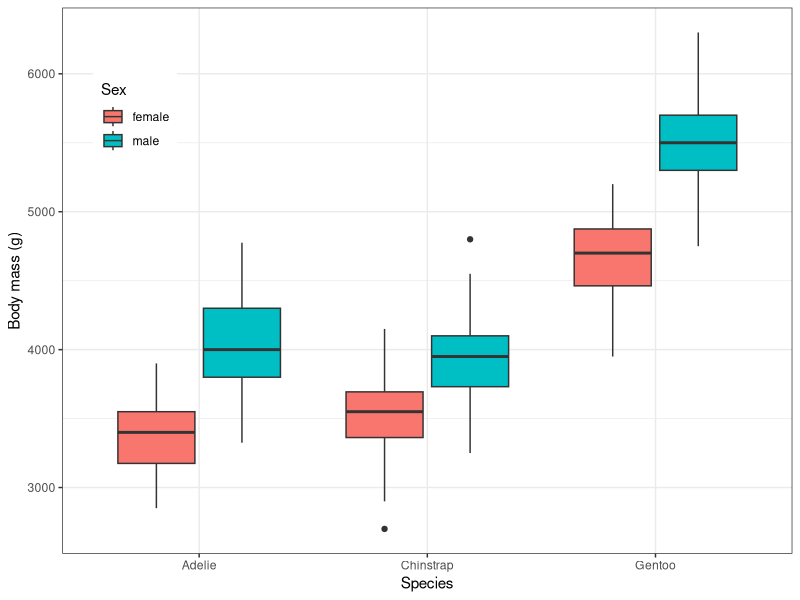
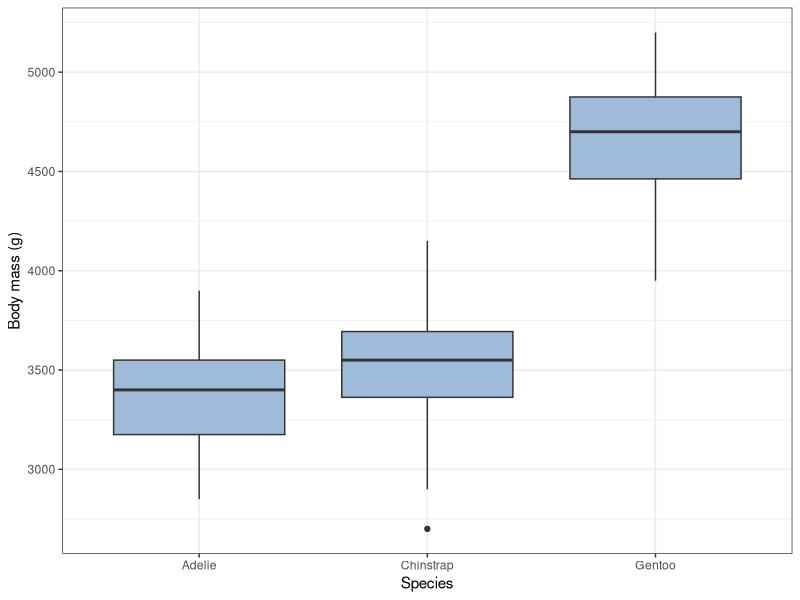
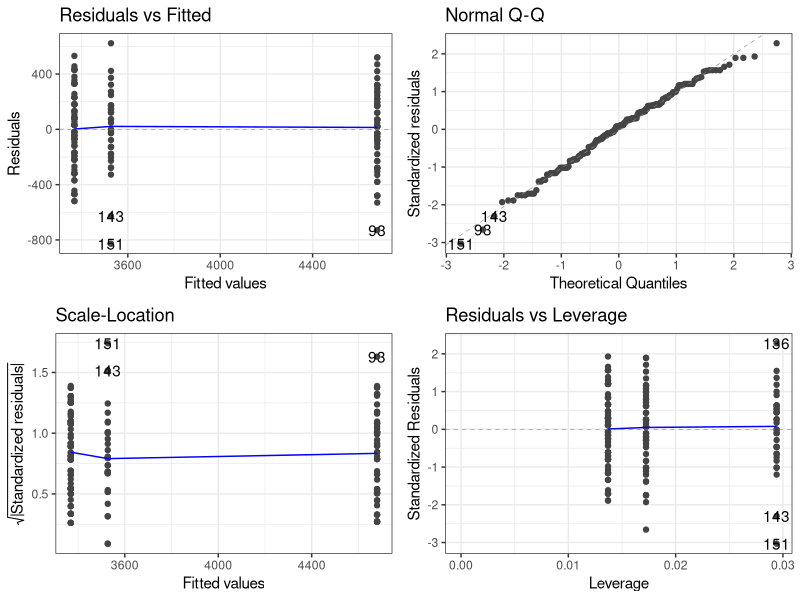

R code for these plots, in order:
## ---- chunk 1
knitr::opts_chunk$set(message=FALSE,warning=FALSE)
## ---- chunk 2
library(tidyverse) # for data manipulation and plots, and more besides
library(ggfortify) # this is useful for diagnostics
library(palmerpenguins) # for the palmer penguin data

## ---- chunk 3
glimpse(penguins)
## ---- chunk 4
penguins_clean <- penguins |>
  drop_na()
glimpse(penguins_clean)
## ---- chunk 5
penguins_clean |>
  group_by(species, sex) |>
  summarise(n = n(), mean_bm = mean(body_mass_g), se_bm = sd(body_mass_g)/sqrt(n()) ) |>
  ungroup()
## ---- chunk 6
penguins_clean  |>
  ggplot(aes(x=species, y = body_mass_g, fill = sex)) +
  geom_boxplot() +
  labs(x = "Species",
       y = "Body mass (g)",
       fill = "Sex") +
  scale_colour_brewer(palette = "Set1") +
  theme_bw() +
  theme(legend.position= c(0.1,0.8))
## ---- chunk 7
females <- penguins |>
  filter(sex == "female") |>
  drop_na()
## ---- chunk 8
females |>
  group_by(species) |>
  summarise(n = n(), mean.mass_f = mean(body_mass_g), se.mass_f = sd(body_mass_g)/sqrt(n()))

## ---- chunk 9
females  |>
  ggplot(aes(x=species, y = body_mass_g)) +
  geom_boxplot(fill = "#9ebcda") +  # pick your favourite colour from https://colorbrewer2.org/
  labs(x = "Species",
       y = "Body mass (g)") +
  theme_bw()
## ---- chunk 10
females.model <- lm(body_mass_g ~ species, data = females)
## ---- chunk 11
autoplot(females.model) + theme_bw()
## ---- chunk 12
anova(females.model)
## ---- chunk 13
summary(females.model)
## ---- chunk 14
TukeyHSD(aov(body_mass_g ~ species, data = females))
